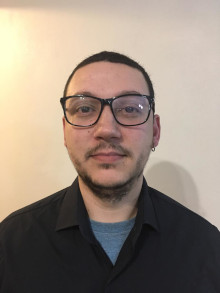
#> input picture data/images/mas.jpeg, 220 x 293 px, found by its file name
$ python spyder22Float.py   (older library calls are emulated)
#> lines starting #> are read from the running program, lines starting #| are printed output that depends on the picture
#!/usr/bin/env python3
# -*- coding: utf-8 -*-
"""
Created on Sat Dec 26 21:09:27 2020
@author: bragatte

Reading images into Python.

Many ways but the recommended ways are using skimage or opencv.
We read images to python primarily for processing.
Processing on multidimensional data is easy with numpy arrays.
skimage and opencv directly store imported images as numpy arrays.

Pillow library is fine but it does not convert to numpy array by default.
Need to convert as a separate step... np.asarray(img)
"""
from skimage import io

img = io.imread('/home/bragatte/Documentos/GitHub/Crosstope/data/images/mas.jpeg')
#> img is the input picture: shape (293, 220, 3); mean R, G, B 151.3, 136.4, 123.5
#img = io.imread('/home/bragatte/Documentos/GitHub/Crosstope/data/images/pymol/A0201_0002.png')
print(img.shape)  #y,x,c
#| (293, 220, 3)

#x = Width = 1376
#y = Height = 1104
#Channels = 3 (RGB)

#Some image processing tasks in skimage require floating point image
#with values between 0 and 1

from skimage import img_as_float
img2 = img_as_float(img)

import numpy as np
img3 = img.astype(np.float)
#avoid using astype as it violates assumptions about dtype range.
#for example float should range from 0 to 1 (or -1 to 1) but if you use
#astype to convert to float, the values do not lie between 0 and 1.

#Convert back to 8 bit
from skimage import img_as_ubyte
img_8bit = img_as_ubyte(img2)

####################################################
#OPENCV

#################################################################################
######### Using openCV #########

"""
#to install open CV : pip install opencv-python
#to import the package you need to use import cv2
#openCV is a library of programming functions mainly aimed at computer vision.
#Very good for images and videos, especially real time videos.
#It is used extensively for facial recognition, object recognition, motion tracking,
#optical character recognition, segmentation, and even for artificial neural netwroks.

You can import images in color, grey scale or unchanged usingindividual commands
cv2.IMREAD_COLOR : Loads a color image. Any transparency of image will be neglected. It is the default flag.
cv2.IMREAD_GRAYSCALE : Loads image in grayscale mode
cv2.IMREAD_UNCHANGED : Loads image as such including alpha channel
Instead of these three flags, you can simply pass integers 1, 0 or -1 respectively.

"""

import cv2

grey_img = cv2.imread('/home/bragatte/Documentos/GitHub/Crosstope/data/images/mas.jpeg',0)
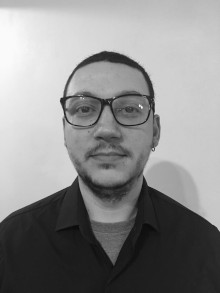
#> grey_img: shape (293, 220); min 8, max 251, mean 139.4
color_img = cv2.imread('/home/bragatte/Documentos/GitHub/Crosstope/data/images/mas.jpeg',1)
#grey_img = cv2.imread("/home/bragatte/Documentos/GitHub/Crosstope/data/images/pymol/A0201_0002.png", 0)
#color_img = cv2.imread("/home/bragatte/Documentos/GitHub/Crosstope/data/images/pymol/A0201_0002.png", 1)

#images opened using cv2 are numpy arrays
print(type(grey_img))
#| <class 'numpy.ndarray'>
print(type(color_img))
#| <class 'numpy.ndarray'>

#Big difference between skimage imread and opencv is that
#opencv reads images as BGR instead of RGB.

img_opencv = cv2.cvtColor(color_img, cv2.COLOR_BGR2RGB) #Should be same as skimage image
